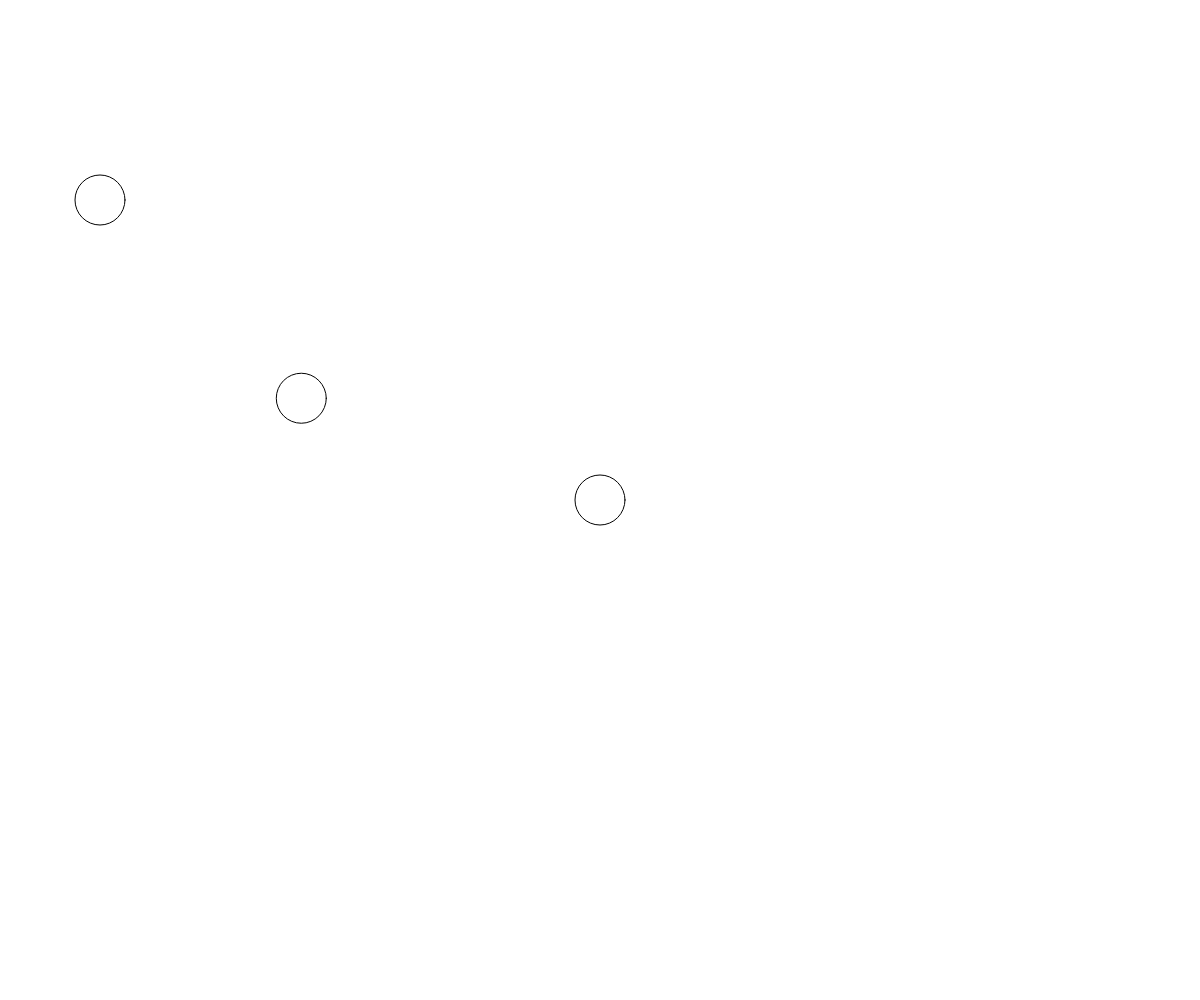
Frame 1 (no input)
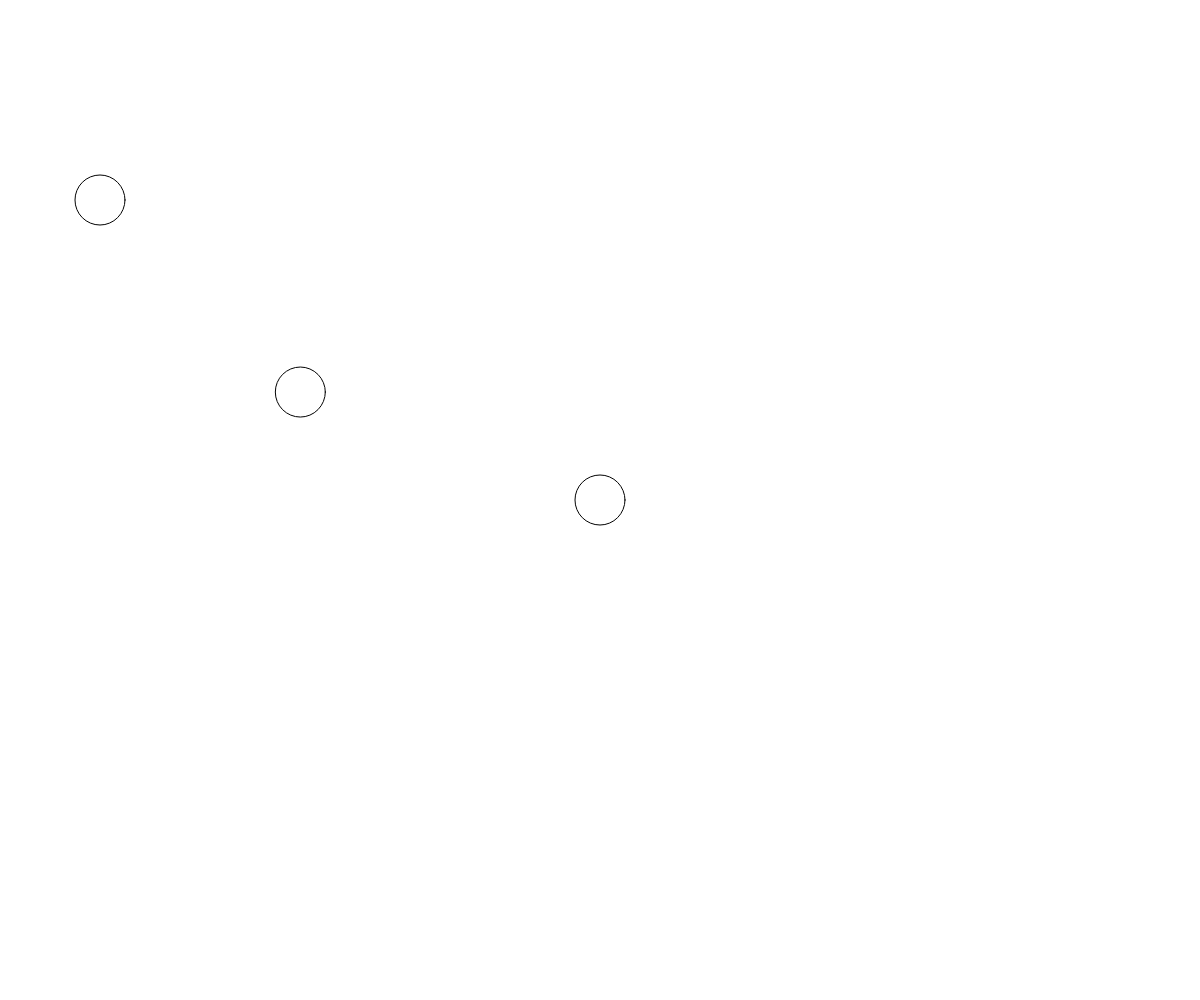
Frame 60 (no input)
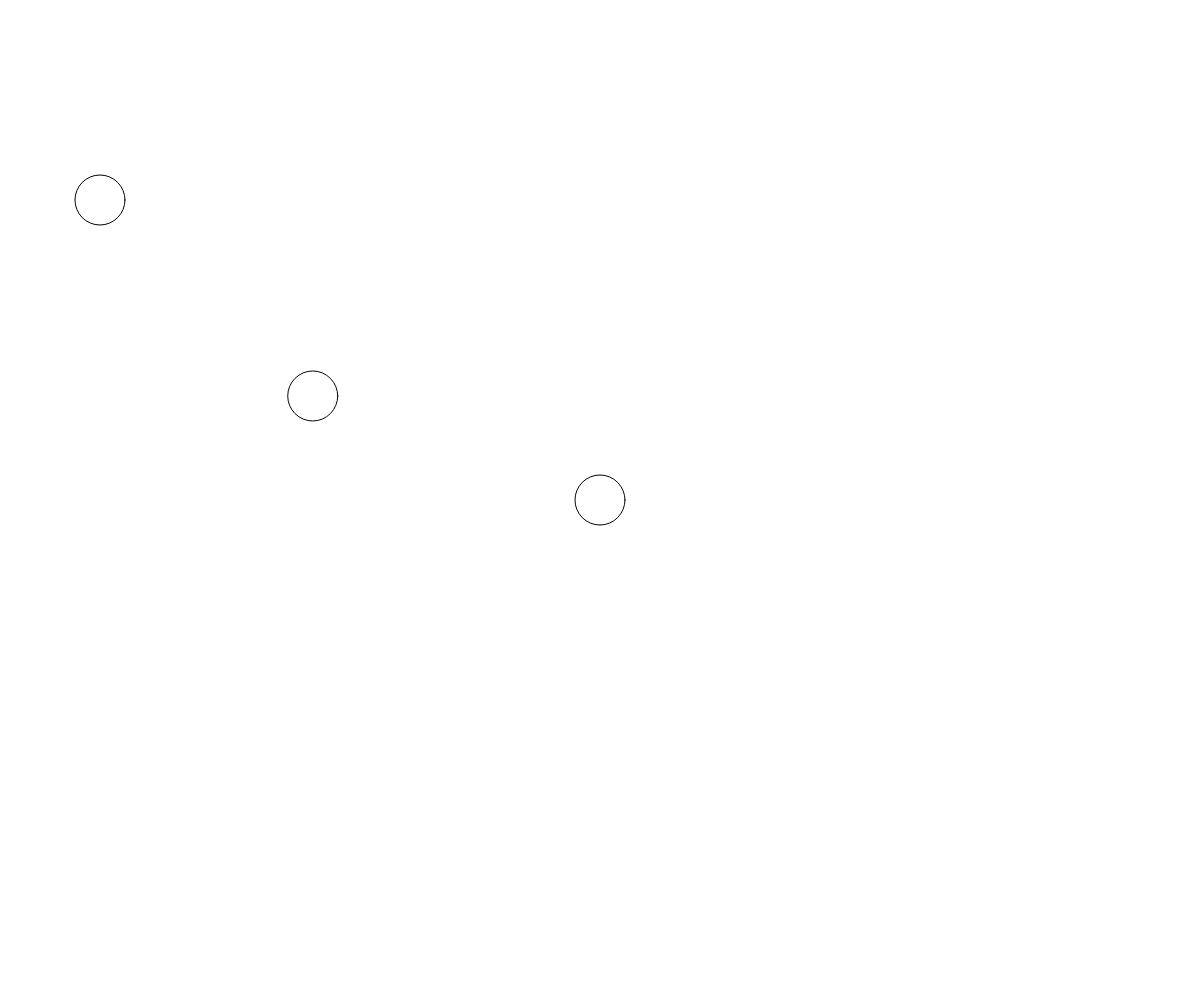
Frame 120 (the mouse pressed at the canvas centre since frame 60)

The p5.js sketch that drew these frames (run headless with seeded random() and noise() and a simulated clock; from frame 60 on, the mouse is pressed at the canvas centre):

// p5.js sketch
// ── sketch.js
// p5js template project - replace with project title
// Dan Schellenberg - replace with your name
// Feb 2, 2018 - replace with the date

let myballs;
let anotherball;
let thirdball;

function setup() {
  createCanvas(windowWidth, windowHeight);
  myballs = new Ball(300,400);
  anotherball = new Ball(100,200);
  thirdball = new Ball(600,500);
}

function mouseIsPressed(){
  thirdball.goto(mouseX,mouseY);
}
function draw() {
  background(255);
  myballs.jiggle();
  myballs.display();
  anotherball.display();
  thirdball.display();
}

class Ball {
  constructor(x,y,r) {
    this.x = x;
    this.y = y;
    this.radius = 50;
  }

  display(){
    ellipse(this.x,this.y,this.radius,this.radius);
  }
  jiggle(){
    this.x += random(3,-3);
    this.y += random(3,-3);
  }
  goto(x,y){
    this.x = x;
    this.y = y;
  }
}
